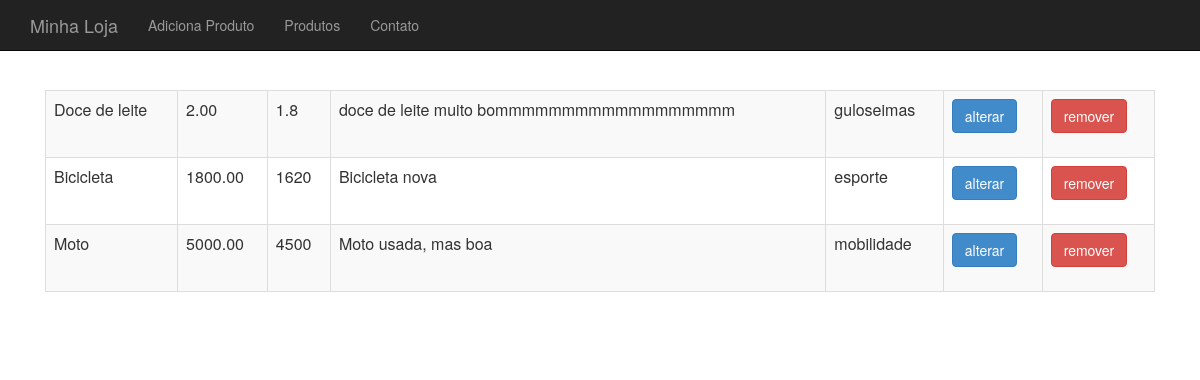
The page /loja/produto-lista.php on the database its author committed.
### tables this page shows
CREATE TABLE `produtos` (
  `id` int(11) NOT NULL AUTO_INCREMENT,
  `nome` varchar(255) DEFAULT NULL,
  `preco` decimal(10,2) DEFAULT NULL,
  `categoria_id` int(11) DEFAULT NULL,
  `usado` tinyint(1) DEFAULT '0',
  `descricao` text,
  PRIMARY KEY (`id`)
);

CREATE TABLE `categorias` (
  `id` int(11) NOT NULL AUTO_INCREMENT,
  `nome` varchar(255) DEFAULT NULL,
  PRIMARY KEY (`id`)
);

### loja/banco-produto.php (called while the page is built, shortened)
<?php
require_once("class/Produto.php");
require_once("class/Categoria.php");
function listaProdutos($conexao) {
	$produtos = array();
	$resultado = mysqli_query($conexao, "select p.*,c.nome as categoria_nome
		from produtos as p join categorias as c on c.id=p.categoria_id");
	while($produto_array = mysqli_fetch_assoc($resultado)) {
		$categoria = new Categoria();
		$categoria->setNome($produto_array['categoria_nome']);
		$nome = $produto_array['nome'];
		$descricao = $produto_array['descricao'];
		$preco = $produto_array['preco'];
		$usado = $produto_array['usado'];
		$produto = new Produto($nome, $preco, $descricao, $categoria, $usado);
		$produto->setId($produto_array['id']);
		array_push($produtos, $produto);
	}
	return $produtos;
}

### loja/class/Produto.php (called while the page is built, shortened)
<?php
class Produto {
	private $id;
	private $nome;
	private $preco;
	private $descricao;
	private $categoria;
	function __construct($nome, $preco, $descricao, Categoria $categoria, $usado) {
		$this->nome = $nome;
		$this->preco = $preco;
		$this->descricao = $descricao;
		$this->categoria = $categoria;
	}
	public function getId() {
		return $this->id;
	}
	public function setId($id) {
		$this->id = $id;
	}
	public function getNome() {
		return $this->nome;
	}
	public function getPreco() {
		return $this->preco;
	}
	public function getDescricao() {
		return $this->descricao;
	}
	public function getCategoria() {
		return $this->categoria;
	}
	public function precoComDesconto($valor = 0.1) {
		if ($valor > 0 && $valor <= 0.5) {
			$this->preco -= $this->preco * $valor;
		}
		return $this->preco;
	}
}
?>

### loja/class/Categoria.php (called while the page is built, shortened)
<?php
class Categoria {
	private $nome;
	public function getNome() {
		return $this->nome;
	}
	public function setNome($nome) {
		$this->nome = $nome;
	}
}
?>

### loja/produto-lista.php (the view, shortened to what this page needs)
<?php
require_once("cabecalho.php");
require_once("banco-produto.php");
?>
<table class="table table-striped table-bordered">
	<?php
	$produtos = listaProdutos($conexao);
	foreach($produtos as $produto) :
	?>
		<tr>
			<td><?= $produto->getNome() ?></td>
			<td><?= $produto->getPreco() ?></td>
			<td><?= $produto->precoComDesconto(0.1) ?></td>
			<td><?= substr($produto->getDescricao(), 0, 40) ?></td>
			<td><?= $produto->getCategoria()->getNome() ?></td>
			<td>
				<a class="btn btn-primary"
					href="produto-altera-formulario.php?id=<?=$produto->getId()?>">
					alterar
				</a>
			</td>
			<td>
				<form action="remove-produto.php" method="post">
					<button class="btn btn-danger">remover</button>
				</form>
			</td>
		</tr>
	<?php
	endforeach
	?>
</table>
<?php include("rodape.php"); ?>

### loja/cabecalho.php (shortened to what this page needs)
<html>
<head>
	<link href="css/bootstrap.css" rel="stylesheet">
	<link href="css/loja.css" rel="stylesheet">
</head>
<body>
	<div class="navbar navbar-inverse navbar-fixed-top">
		<div class="container">
			<div class="navbar-header">
				<a class="navbar-brand" href="index.php">Minha Loja</a>
			</div>
			<div>
				<ul class="nav navbar-nav">
					<li><a href="produto-formulario.php">Adiciona Produto</a></li>
					<li><a href="produto-lista.php">Produtos</a></li>
					<li><a href="contato.php">Contato</a></li>
				</ul>
			</div>
		</div>
	</div>
	<div class="container">
		<div class="principal">

### loja/rodape.php
		</div>
	</div>
</body>
</html>

### loja/css/loja.css (style rules this page uses)
body { padding-top: 50px; }
.principal { padding: 40px 15px; text-align: center; }

### rows shown on the page
produtos: nome "Doce de leite", preco "2.00", precoComDesconto "1.8", descricao "doce de leite muito bommmmmmmmmmmmmmmmmm", categoria.nome "guloseimas"
produtos: nome "Bicicleta", preco "1800.00", precoComDesconto "1620", descricao "Bicicleta nova", categoria.nome "esporte"
produtos: nome "Moto", preco "5000.00", precoComDesconto "4500", descricao "Moto usada, mas boa", categoria.nome "mobilidade"
